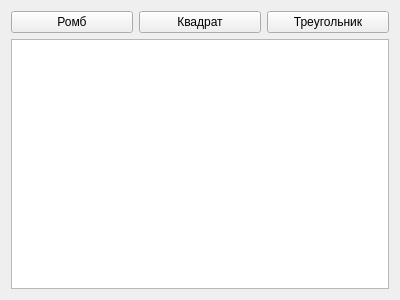
<?xml version="1.0" encoding="UTF-8"?>
<ui version="4.0">
 <class>MainWindow</class>
 <widget class="QMainWindow" name="MainWindow">
  <property name="geometry">
   <rect>
    <x>0</x>
    <y>0</y>
    <width>400</width>
    <height>300</height>
   </rect>
  </property>
  <property name="windowTitle">
   <string>MainWindow</string>
  </property>
  <widget class="QWidget" name="centralWidget">
   <layout class="QGridLayout" name="gridLayout">
    <item row="0" column="0">
     <widget class="QPushButton" name="pushButton">
      <property name="text">
       <string>Ромб</string>
      </property>
     </widget>
    </item>
    <item row="0" column="1">
     <widget class="QPushButton" name="pushButton_2">
      <property name="text">
       <string>Квадрат</string>
      </property>
     </widget>
    </item>
    <item row="0" column="2">
     <widget class="QPushButton" name="pushButton_3">
      <property name="text">
       <string>Треугольник</string>
      </property>
     </widget>
    </item>
    <item row="1" column="0" colspan="3">
     <widget class="QGraphicsView" name="graphicsView"/>
    </item>
   </layout>
  </widget>
  <widget class="QMenuBar" name="menuBar">
   <property name="geometry">
    <rect>
     <x>0</x>
     <y>0</y>
     <width>400</width>
     <height>21</height>
    </rect>
   </property>
  </widget>
 </widget>
 <layoutdefault spacing="6" margin="11"/>
 <resources/>
 <connections/>
</ui>
